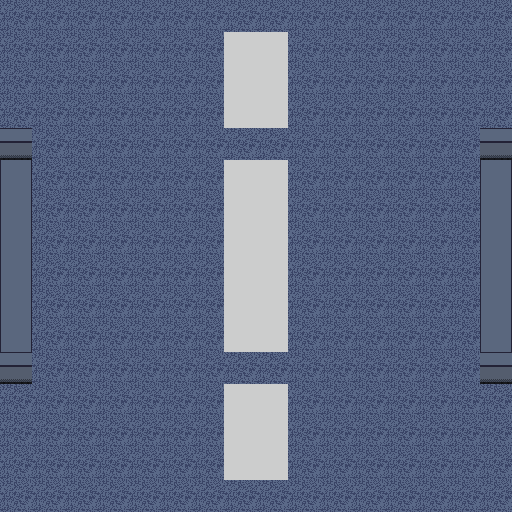

The image is a tile-based game level rendered from a .tmx file. Its description and complete source (layers, tilesets, objects, tile grids) follow:
An orthogonal 16x16 tile map with 32x32 px tiles, 3 tile layers (terrain, main, animated) and 4 objects (4x turret_npc).

<map version="1.10" tiledversion="1.11.0" orientation="orthogonal" renderorder="right-down" width="16" height="16" tilewidth="32" tileheight="32" infinite="0" nextlayerid="8" nextobjectid="5">
 <tileset firstgid="1" source="tileset2.tsx" />
 <layer id="6" name="terrain" width="16" height="16">
  <data encoding="csv">
536870974,536870974,536870974,536870974,536870974,536870974,536870974,536870974,536870974,536870974,536870974,536870974,536870974,536870974,536870974,536870974,
536870974,536870974,536870974,536870974,536870974,536870974,536870974,536870975,536870975,536870974,536870974,536870974,536870974,536870974,536870974,536870974,
536870974,536870974,536870974,536870974,536870974,536870974,536870974,536870975,536870975,536870974,536870974,536870974,536870974,536870974,536870974,536870974,
536870974,536870974,536870974,536870974,536870974,536870974,536870974,536870975,536870975,536870974,536870974,536870974,536870974,536870974,536870974,536870974,
536870974,536870974,536870974,536870974,536870974,536870974,536870974,536870974,536870974,536870974,536870974,536870974,536870974,536870974,536870974,536870974,
536870974,536870974,536870974,536870974,536870974,536870974,536870974,536870975,536870975,536870974,536870974,536870974,536870974,536870974,536870974,536870974,
536870974,536870974,536870974,536870974,536870974,536870974,536870974,536870975,536870975,536870974,536870974,536870974,536870974,536870974,536870974,536870974,
536870974,536870974,536870974,536870974,536870974,536870974,536870974,536870975,536870975,536870974,536870974,536870974,536870974,536870974,536870974,536870974,
536870974,536870974,536870974,536870974,536870974,536870974,536870974,536870975,536870975,536870974,536870974,536870974,536870974,536870974,536870974,536870974,
536870974,536870974,536870974,536870974,536870974,536870974,536870974,536870975,536870975,536870974,536870974,536870974,536870974,536870974,536870974,536870974,
536870974,536870974,536870974,536870974,536870974,536870974,536870974,536870975,536870975,536870974,536870974,536870974,536870974,536870974,536870974,536870974,
536870974,536870974,536870974,536870974,536870974,536870974,536870974,536870974,536870974,536870974,536870974,536870974,536870974,536870974,536870974,536870974,
536870974,536870974,536870974,536870974,536870974,536870974,536870974,536870975,536870975,536870974,536870974,536870974,536870974,536870974,536870974,536870974,
536870974,536870974,536870974,536870974,536870974,536870974,536870974,536870975,536870975,536870974,536870974,536870974,536870974,536870974,536870974,536870974,
536870974,536870974,536870974,536870974,536870974,536870974,536870974,536870975,536870975,536870974,536870974,536870974,536870974,536870974,536870974,536870974,
536870974,536870974,536870974,536870974,536870974,536870974,536870974,536870974,536870974,536870974,536870974,536870974,536870974,536870974,536870974,536870974
</data>
 </layer>
 <layer id="1" name="main" width="16" height="16" offsetx="0.3333" offsety="0.1667">
  <data encoding="csv">
0,0,0,0,0,0,0,0,0,0,0,0,0,0,0,0,
0,0,0,0,0,0,0,0,0,0,0,0,0,0,0,0,
0,0,0,0,0,0,0,0,0,0,0,0,0,0,0,0,
0,0,0,0,0,0,0,0,0,0,0,0,0,0,0,0,
2,0,0,0,0,0,0,0,0,0,0,0,0,0,0,2,
21,0,0,0,0,0,0,0,0,0,0,0,0,0,0,21,
21,0,0,0,0,0,0,0,0,0,0,0,0,0,0,21,
21,0,0,0,0,0,0,0,0,0,0,0,0,0,0,21,
21,0,0,0,0,0,0,0,0,0,0,0,0,0,0,21,
21,0,0,0,0,0,0,0,0,0,0,0,0,0,0,21,
21,0,0,0,0,0,0,0,0,0,0,0,0,0,0,21,
42,0,0,0,0,0,0,0,0,0,0,0,0,0,0,42,
0,0,0,0,0,0,0,0,0,0,0,0,0,0,0,0,
0,0,0,0,0,0,0,0,0,0,0,0,0,0,0,0,
0,0,0,0,0,0,0,0,0,0,0,0,0,0,0,0,
0,0,0,0,0,0,0,0,0,0,0,0,0,0,0,0
</data>
 </layer>
 <layer id="5" name="animated" width="16" height="16">
  <data encoding="csv">
0,0,0,0,0,0,0,0,0,0,0,0,0,0,0,0,
0,0,0,0,0,0,0,0,0,0,0,0,0,0,0,0,
0,0,0,0,0,0,0,0,0,0,0,0,0,0,0,0,
0,0,0,0,0,0,0,0,0,0,0,0,0,0,0,0,
0,0,0,0,0,0,0,0,0,0,0,0,0,0,0,0,
0,0,0,0,0,0,0,0,0,0,0,0,0,0,0,0,
0,0,0,0,0,0,0,0,0,0,0,0,0,0,0,0,
0,0,0,0,0,0,0,0,0,0,0,0,0,0,0,0,
0,0,0,0,0,0,0,0,0,0,0,0,0,0,0,0,
0,0,0,0,0,0,0,0,0,0,0,0,0,0,0,0,
0,0,0,0,0,0,0,0,0,0,0,0,0,0,0,0,
0,0,0,0,0,0,0,0,0,0,0,0,0,0,0,0,
0,0,0,0,0,0,0,0,0,0,0,0,0,0,0,0,
0,0,0,0,0,0,0,0,0,0,0,0,0,0,0,0,
0,0,0,0,0,0,0,0,0,0,0,0,0,0,0,0,
0,0,0,0,0,0,0,0,0,0,0,0,0,0,0,0
</data>
 </layer>
 <objectgroup id="7" name="objects">
  <object id="1" name="turret_npc" x="15" y="409">
   <properties>
    <property name="NPC_id" value="029b3f19-fdb0-4763-b7cb-780309fdc4d3" />
   </properties>
   <point />
  </object>
  <object id="2" name="turret_npc" x="499" y="407">
   <properties>
    <property name="NPC_id" value="029b3f19-fdb0-4763-b7cb-780309fdc4d3" />
   </properties>
   <point />
  </object>
  <object id="3" name="turret_npc" x="16" y="115">
   <properties>
    <property name="NPC_id" value="029b3f19-fdb0-4763-b7cb-780309fdc4d3" />
   </properties>
   <point />
  </object>
  <object id="4" name="turret_npc" x="499" y="119">
   <properties>
    <property name="NPC_id" value="029b3f19-fdb0-4763-b7cb-780309fdc4d3" />
   </properties>
   <point />
  </object>
 </objectgroup>
</map>
